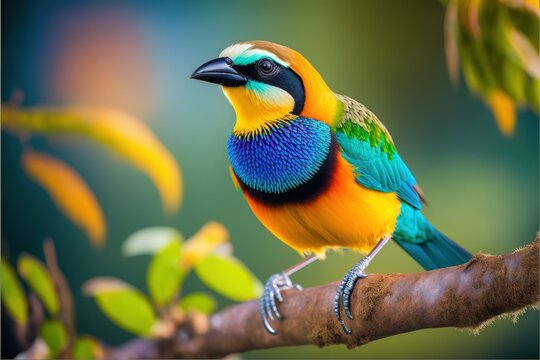
#> input picture BIRD.jpeg, 540 x 360 px, found by its file name
$ jupyter execute Edge_Detection.ipynb
#> lines starting #> are read from the running program, lines starting #| are printed output that depends on the picture
#EDGE DETECTION

[cell 1]
import numpy as np
import matplotlib.pyplot as plt
import matplotlib.colors as col
import matplotlib.image as mpimg
from scipy import signal
from scipy import ndimage

[cell 2]
def rgb2gray(rgb_image):
    return np.dot(rgb_image[...,:3], [0.301, 0.678, 0.134])

#IMAGE LOADING

image = mpimg.imread("/content/BIRD.jpeg")
#> image is the input picture: shape (360, 540, 3); mean R, G, B 103.9, 110.7, 74.1
image_gr = rgb2gray( image )
#> in rgb2gray, `return np.dot(rgb_image[...,:3], [0.301, 0.678, 0.134])`:
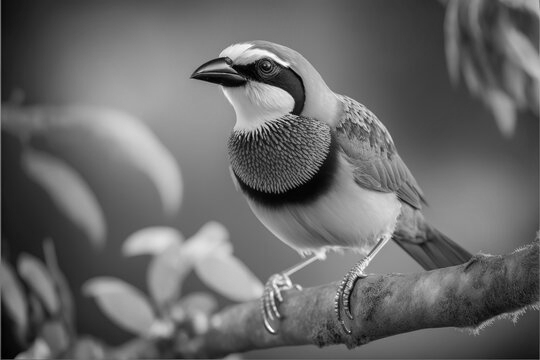
#> returned value: shape (360, 540) float64; min 0, max 282.6, mean 116.3; drawn with min black and max white
figureSize = (8,6)

###Perwitt Filter

[cell 3]
#Horiozontal edge detection filter
prewitt_h = np.array([[ -1 , 0 , 1 ] ,
                      [ -1 , 0 , 1 ] ,
                      [ -1 , 0 , 1 ] ])

#vertical edge detection filter
prewitt_v = prewitt_h.transpose()

image_gr_norm = image_gr / 240.
image_prewit_h = signal.convolve2d( image_gr_norm , prewitt_h ,'same')
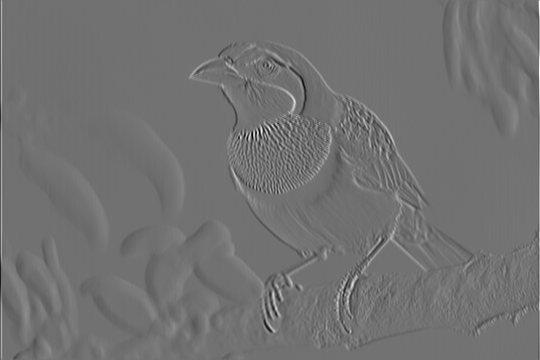
#> image_prewit_h: shape (360, 540) float64; min -2.18, max 2.69, mean 3.14e-05; drawn with min black and max white
image_prewit_v = signal.convolve2d( image_gr_norm , prewitt_v ,'same')
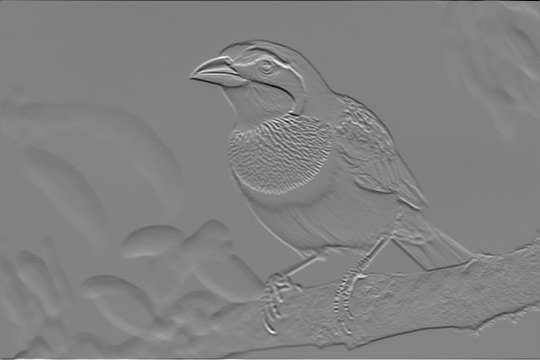
#> image_prewit_v: shape (360, 540) float64; min -2.52, max 2.43, mean -0.000461; drawn with min black and max white

[cell 4]
plt.figure("Original", figsize=figureSize)
plt.imshow(image_gr_norm)
plt.set_cmap("gray")

[cell 5]
plt.figure("Prewit horizontal", figsize=figureSize)
plt.imshow(image_prewit_h)

[cell 6]
plt.figure("Prewit vertical", figsize=figureSize)
plt.imshow(image_prewit_v)

###Sobel Filter

[cell 7]
# Define the horizontal Sobel operator
sobel_h = np.array([
    [-1, 0, 1],
    [-2, 0, 2],
    [-1, 0, 1]
])

# Transpose the horizontal Sobel operator to get the vertical Sobel operator
sobel_v = sobel_h.transpose()

[cell 8]
image_sobel_h = signal.convolve2d( image_gr_norm , sobel_h ,'same')
plt.figure("Sobel horizontal", figsize=figureSize)
plt.imshow(image_sobel_h)

[cell 9]
image_sobel_v = signal.convolve2d( image_gr_norm , sobel_v ,'same')
plt.figure("Sobel vertical", figsize=figureSize)
plt.imshow(image_sobel_v)

[cell 10]
def gradient_sobel(img):
    # Convolve the image with horizontal and vertical Sobel operators
    image_sobel_h = signal.convolve2d(img, sobel_h, 'same')
    image_sobel_v = signal.convolve2d(img, sobel_v, 'same')

    # Calculate the gradient magnitude
    gradient = np.sqrt(image_sobel_h * image_sobel_h + image_sobel_v * image_sobel_v)
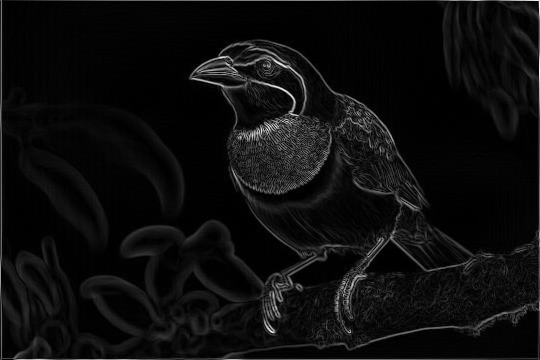
#> gradient: shape (360, 540) float64; min 0, max 3.59, mean 0.192; drawn with min black and max white

    return gradient

# Calculate the gradient magnitude using the gradient_sobel function
image_sobel_gradient = gradient_sobel(image_gr_norm)

# Display the Sobel gradient image
plt.figure("Sobel gradient", figsize=figureSize)
plt.imshow(image_sobel_gradient)
